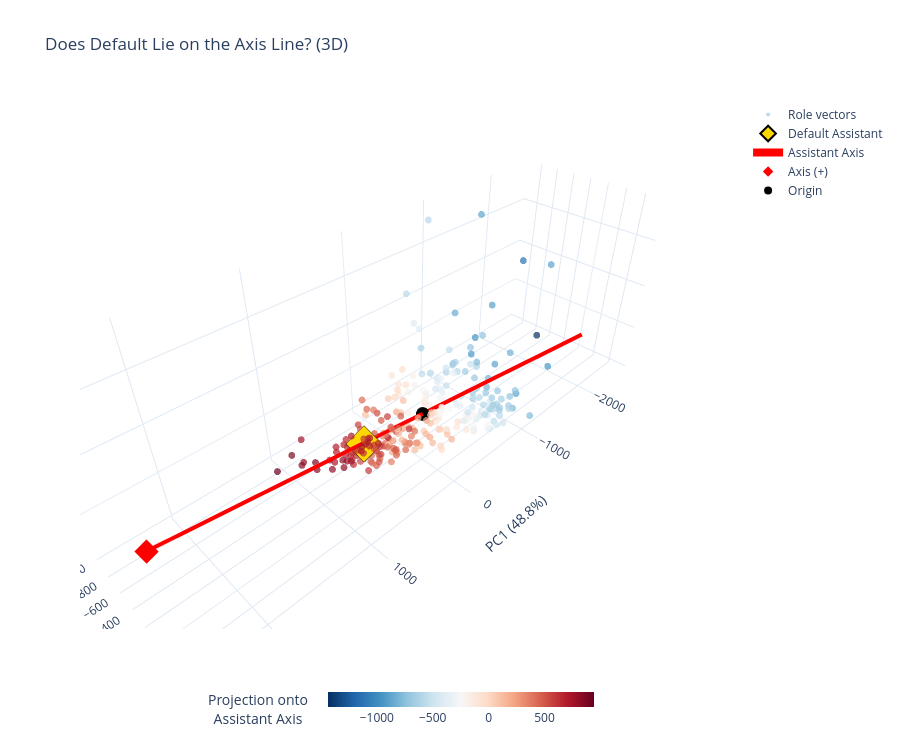

Write notebook code for a chart like this one.
### Markdown cell above
## Visualize: 3D with Extended Axis Line

### Code cell
fig_3d = plot_3d_with_axis_line(
    pca_result=pca_result,
    role_labels=role_labels,
    variance_explained=variance_explained,
    default_pc=default_pc,
    assistant_axis_pc=assistant_axis_pc,
    role_vectors_centered=role_vectors_scaled,
    assistant_axis_orig=assistant_axis[TARGET_LAYER].float().numpy(),
    title="Does Default Lie on the Axis Line? (3D)"
)

fig_3d.show()

### Figure 1 — Plotly figure (JSON) as saved in the notebook; plotly's stock layout.template omitted (floating-point values rounded to 4 significant figures; data arrays with more than 128 entries replaced by an {"elided": "..."} marker saying what was removed)
{"data": [{"hovertemplate": "<b>%{text}</b><br>PC1: %{x:.2f}<br>PC2: %{y:.2f}<br>PC3: %{z:.2f}<br>Projection: %{marker.color:.2f}<extra></extra>", "marker": {"cmax": 942.3, "cmin": -1437.0, "color": {"elided": "275 float values"}, "colorbar": {"len": 0.6, "orientation": "h", "thickness": 15, "title": {"text": "Projection onto<br>Assistant Axis"}, "x": 0.5, "xanchor": "center", "y": -0.1, "yanchor": "top"}, "colorscale": [[0, "rgb(5,48,97)"], [0.1, "rgb(33,102,172)"], [0.2, "rgb(67,147,195)"], [0.3, "rgb(146,197,222)"], [0.4, "rgb(209,229,240)"], [0.5, "rgb(247,247,247)"], [0.6, "rgb(253,219,199)"], [0.7, "rgb(244,165,130)"], [0.8, "rgb(214,96,77)"], [0.9, "rgb(178,24,43)"], [1, "rgb(103,0,31)"]], "opacity": 0.7, "size": 4}, "mode": "markers", "name": "Role vectors", "text": {"elided": "275 str values"}, "type": "scatter3d", "x": {"elided": "275 float values"}, "y": {"elided": "275 float values"}, "z": {"elided": "275 float values"}}, {"hovertemplate": "<b>%{text}</b><br>PC1: %{x:.2f}<br>PC2: %{y:.2f}<br>PC3: %{z:.2f}<extra></extra>", "marker": {"color": "gold", "line": {"color": "black", "width": 2}, "size": 12, "symbol": "diamond"}, "mode": "markers", "name": "Default Assistant", "text": ["Default Assistant"], "type": "scatter3d", "x": [674.3], "y": [-21.29], "z": [65.78]}, {"hovertemplate": "Assistant Axis Line<extra></extra>", "line": {"color": "red", "width": 8}, "mode": "lines", "name": "Assistant Axis", "type": "scatter3d", "x": [-2478.0, 2478.0], "y": [95.22, -95.22], "z": [-247.1, 247.1]}, {"hovertemplate": "Toward Default<extra></extra>", "marker": {"color": "red", "size": 8, "symbol": "diamond"}, "mode": "markers", "name": "Axis (+)", "type": "scatter3d", "x": [2478.0], "y": [-95.22], "z": [247.1]}, {"hovertemplate": "<b>Origin (mean of roles)</b><extra></extra>", "marker": {"color": "black", "size": 8, "symbol": "circle"}, "mode": "markers", "name": "Origin", "text": ["Origin"], "type": "scatter3d", "x": [0], "y": [0], "z": [0]}], "layout": {"height": 750, "margin": {"b": 100}, "scene": {"xaxis": {"title": {"text": "PC1 (48.8%)"}}, "yaxis": {"title": {"text": "PC2 (9.8%)"}}, "zaxis": {"title": {"text": "PC3 (7.0%)"}}}, "title": {"text": "Does Default Lie on the Axis Line? (3D)"}, "width": 900}}
